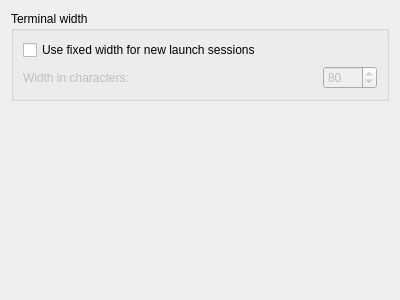
<?xml version="1.0" encoding="UTF-8"?>
<ui version="4.0">
 <class>CoreGUI::IOSettingsEditorPage</class>
 <widget class="QWidget" name="CoreGUI::IOSettingsEditorPage">
  <property name="geometry">
   <rect>
    <x>0</x>
    <y>0</y>
    <width>400</width>
    <height>300</height>
   </rect>
  </property>
  <property name="windowTitle">
   <string>Input/Output</string>
  </property>
  <layout class="QVBoxLayout" name="verticalLayout">
   <item>
    <widget class="QGroupBox" name="groupBox">
     <property name="title">
      <string>Terminal width</string>
     </property>
     <layout class="QVBoxLayout" name="verticalLayout_2">
      <item>
       <widget class="QCheckBox" name="useFixedWidth">
        <property name="text">
         <string>Use fixed width for new launch sessions</string>
        </property>
       </widget>
      </item>
      <item>
       <layout class="QHBoxLayout" name="horizontalLayout">
        <item>
         <widget class="QLabel" name="label">
          <property name="enabled">
           <bool>false</bool>
          </property>
          <property name="text">
           <string>Width in characters:</string>
          </property>
          <property name="buddy">
           <cstring>widthInCharacters</cstring>
          </property>
         </widget>
        </item>
        <item>
         <spacer name="horizontalSpacer">
          <property name="orientation">
           <enum>Qt::Horizontal</enum>
          </property>
          <property name="sizeHint" stdset="0">
           <size>
            <width>40</width>
            <height>20</height>
           </size>
          </property>
         </spacer>
        </item>
        <item>
         <widget class="QSpinBox" name="widthInCharacters">
          <property name="enabled">
           <bool>false</bool>
          </property>
          <property name="minimum">
           <number>1</number>
          </property>
          <property name="maximum">
           <number>1000</number>
          </property>
          <property name="value">
           <number>80</number>
          </property>
         </widget>
        </item>
       </layout>
      </item>
     </layout>
    </widget>
   </item>
   <item>
    <spacer name="verticalSpacer">
     <property name="orientation">
      <enum>Qt::Vertical</enum>
     </property>
     <property name="sizeHint" stdset="0">
      <size>
       <width>20</width>
       <height>184</height>
      </size>
     </property>
    </spacer>
   </item>
  </layout>
 </widget>
 <resources/>
 <connections>
  <connection>
   <sender>useFixedWidth</sender>
   <signal>toggled(bool)</signal>
   <receiver>label</receiver>
   <slot>setEnabled(bool)</slot>
   <hints>
    <hint type="sourcelabel">
     <x>67</x>
     <y>43</y>
    </hint>
    <hint type="destinationlabel">
     <x>111</x>
     <y>72</y>
    </hint>
   </hints>
  </connection>
  <connection>
   <sender>useFixedWidth</sender>
   <signal>toggled(bool)</signal>
   <receiver>widthInCharacters</receiver>
   <slot>setEnabled(bool)</slot>
   <hints>
    <hint type="sourcelabel">
     <x>33</x>
     <y>46</y>
    </hint>
    <hint type="destinationlabel">
     <x>345</x>
     <y>74</y>
    </hint>
   </hints>
  </connection>
 </connections>
</ui>
